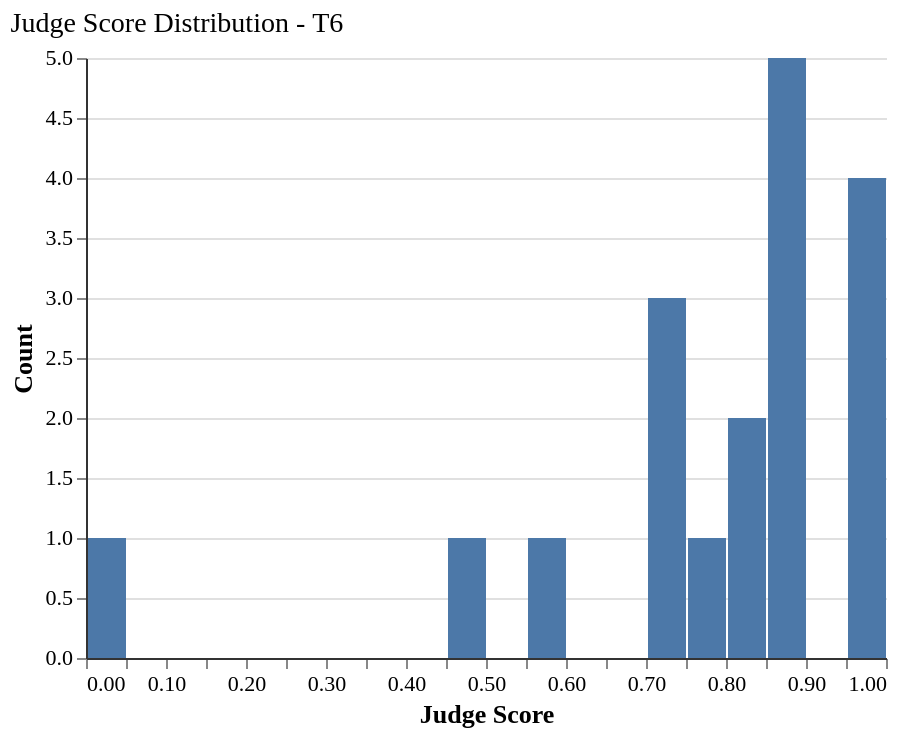

The Vega-Lite source for this figure:
### Vega-Lite specification from a JSON file in a GitHub repository (floating-point values rounded to 4 significant figures)
{"config": {"font": "serif", "axis": {"labelFontSize": 11, "titleFontSize": 13, "gridColor": "#e0e0e0", "domainColor": "#333333"}, "legend": {"labelFontSize": 11, "titleFontSize": 12}, "title": {"fontSize": 14, "anchor": "start", "fontWeight": "normal"}, "view": {"stroke": null, "continuousWidth": 400, "continuousHeight": 300}, "mark": {"tooltip": true}}, "data": {"name": "data-6d31c2b50cbfbffb9f38bda97e8dd7dc"}, "mark": {"type": "bar"}, "encoding": {"x": {"bin": {"step": 0.05}, "field": "judge_score", "title": "Judge Score", "type": "quantitative"}, "y": {"aggregate": "count", "title": "Count", "type": "quantitative"}}, "height": 300, "title": "Judge Score Distribution - T6", "width": 400, "$schema": "https://vega.github.io/schema/vega-lite/v6.1.0.json", "datasets": {"data-6d31c2b50cbfbffb9f38bda97e8dd7dc": [{"tier": "T6", "judge_score": 0.72}, {"tier": "T6", "judge_score": 0.87}, {"tier": "T6", "judge_score": 0.45}, {"tier": "T6", "judge_score": 0.82}, {"tier": "T6", "judge_score": 0.845}, {"tier": "T6", "judge_score": 0.72}, {"tier": "T6", "judge_score": 0.72}, {"tier": "T6", "judge_score": 0.77}, {"tier": "T6", "judge_score": 0.58}, {"tier": "T6", "judge_score": 0.875}, {"tier": "T6", "judge_score": 1.0}, {"tier": "T6", "judge_score": 1.0}, {"tier": "T6", "judge_score": 0.875}, {"tier": "T6", "judge_score": 0.875}, {"tier": "T6", "judge_score": 1.0}, {"tier": "T6", "judge_score": 0.875}, {"tier": "T6", "judge_score": 1.0}, {"tier": "T6", "judge_score": 0.0}]}}
